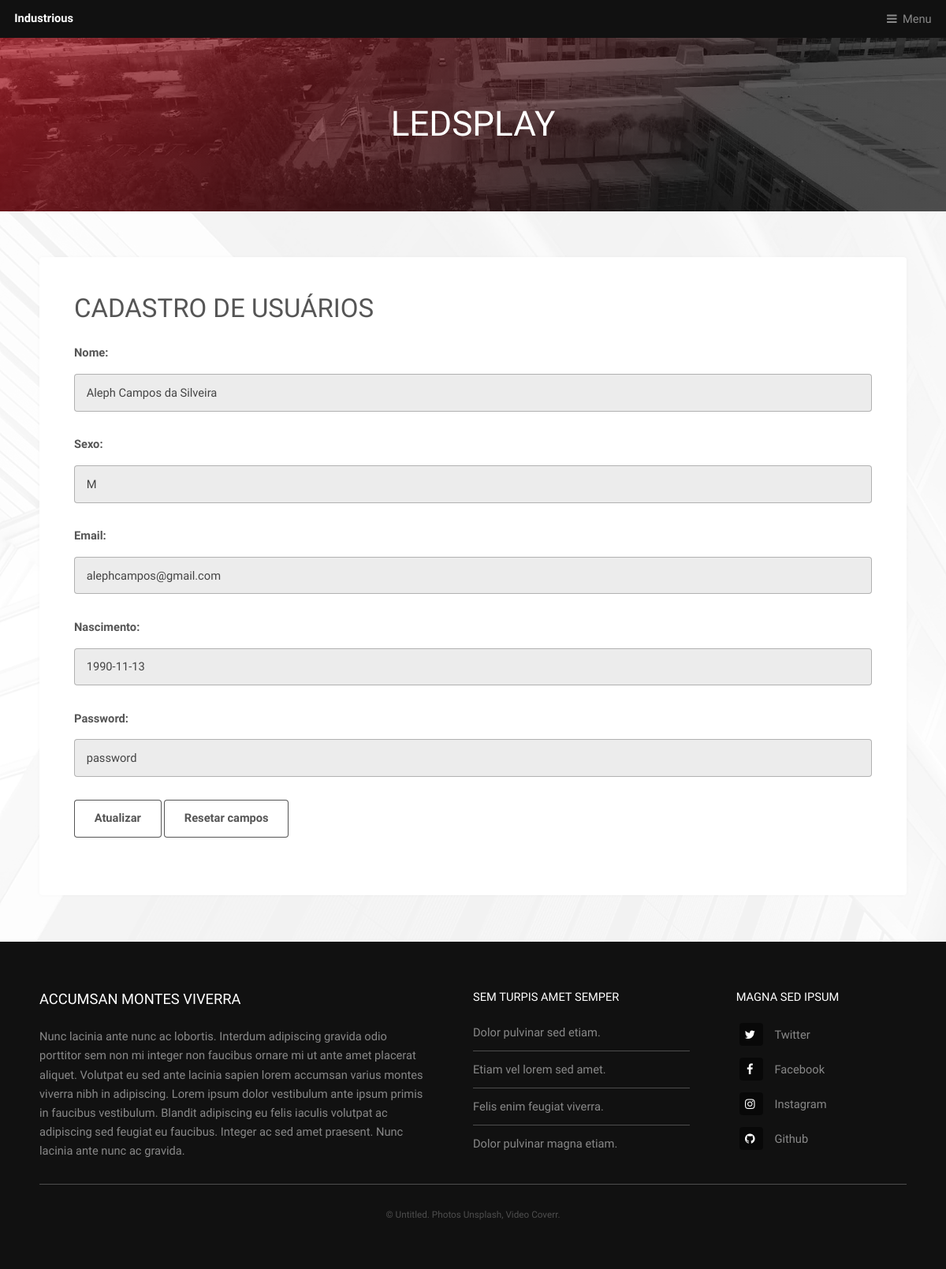
Page /atualizar_cadastro/1 on the committed database.
### register/models.py (models this page shows)
class Pessoa(models.Model):
    nome = models.CharField(default="Nome", max_length=120)
    sexo = models.CharField(default="M or F", max_length=1)
    email = models.EmailField(default="Email", max_length=120)
    nascimento = models.DateField(default=datetime.date.today)
    password = models.CharField(default="password", max_length=128)

### register/views.py (the view)
# urls.py: path('atualizar_cadastro/<int:id>',register_update_view, name = "Atualizar Cadastro" ),
def register_update_view(request, id):
    obj = get_object_or_404(Pessoa, id=id)
    form = PessoaForm(request.POST or None, instance=obj)
    if form.is_valid():
        form.save()
        return redirect("Cadastrados")
    return render(request, "Pessoa/atualizar_cadastrado.html",{"form":form, obj:obj})

### register/forms.py (shortened to what this page needs)
class PessoaForm(forms.ModelForm):
    class Meta:
        model = Pessoa
        fields = [
            'nome',
            'sexo',
            'email',
            'nascimento',
            'password'
        ]

### templates/Pessoa/atualizar_cadastrado.html (shortened to what this page needs)
{% extends "Industrial/generic.html" %}
{% block conteudobase %}
    <section>
        <header>
            <h2>Cadastro de Usuários</h2>
            <form method="POST">{% csrf_token %}
                {{ form.as_p }}
                <input type='submit' value="Atualizar"/>
                <input type="button" value="Resetar campos" onClick="this.form.reset()" />
            </form>
        </header>
    </section>
{% endblock %}

### rows in the picture
Pessoa: nome "Aleph Campos da Silveira", sexo "M", email "alephcampos@gmail.com", nascimento "1990-11-13", password "password"
